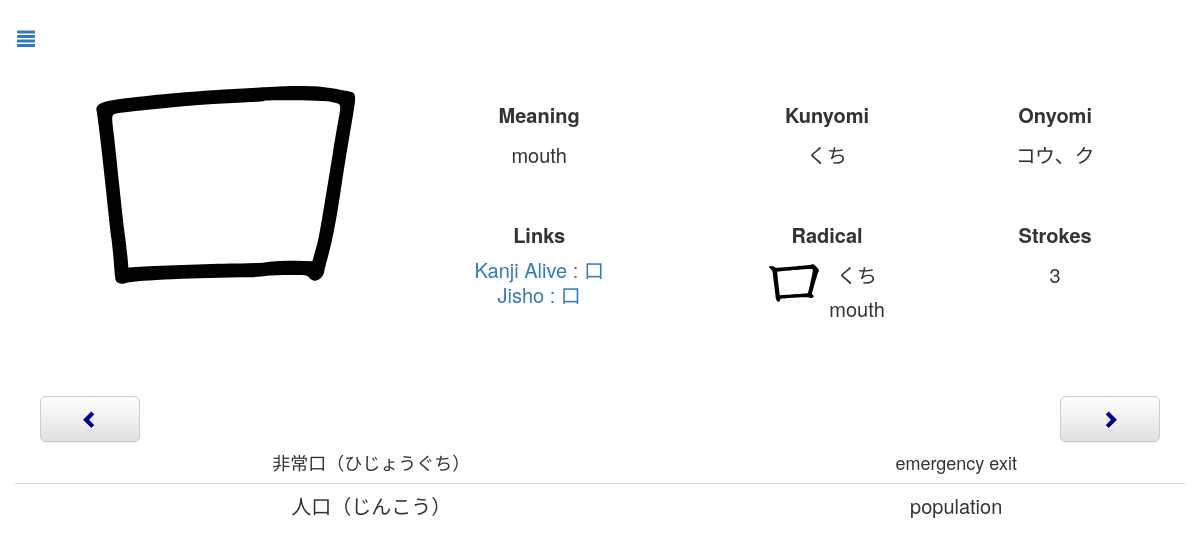
Page /review.php?id=454 on the committed database.
### tables this page shows
CREATE TABLE `Kanji` (
  `name` text NOT NULL,
  `chara` text NOT NULL,
  `meaning` text NOT NULL,
  `kunyomi` text NOT NULL,
  `onyomi` text NOT NULL,
  `linkKanjiAlive` text NOT NULL,
  `day` int(11) NOT NULL,
  `dateNext` timestamp NOT NULL DEFAULT current_timestamp() ON UPDATE current_timestamp(),
  `id` int(11) NOT NULL AUTO_INCREMENT,
  `radicalChar` text NOT NULL,
  `radicalName` text NOT NULL,
  `radicalHiragana` text NOT NULL,
  `radicalMeaning` text NOT NULL,
  `strokes` int(11) NOT NULL,
  `toTestKanji` tinyint(4) NOT NULL DEFAULT 0,
  `toTestMeaning` tinyint(4) NOT NULL DEFAULT 0,
  `testable` tinyint(4) NOT NULL DEFAULT 1,
  PRIMARY KEY (`id`)
);

CREATE TABLE `Vocabulary` (
  `id` int(11) NOT NULL AUTO_INCREMENT,
  `chara` text NOT NULL,
  `meaning` text NOT NULL,
  `day` int(11) NOT NULL DEFAULT 1,
  `dateNext` timestamp NOT NULL DEFAULT current_timestamp() ON UPDATE current_timestamp(),
  `toTestKanji` tinyint(4) NOT NULL DEFAULT 0,
  `toTestMeaning` tinyint(4) NOT NULL DEFAULT 0,
  `testable` tinyint(4) NOT NULL DEFAULT 1,
  `word` tinyint(4) NOT NULL DEFAULT 1,
  PRIMARY KEY (`id`)
);

### Connection.php (called while the page is built, shortened)
<?php
class Connection{
    private static $bdd = null;
    private function __construct(){
        try{
            self::$bdd = new PDO('mysql:host=0.0.0.0;dbname=kanji', 'root', '');
        }
        catch(Exception $e){
            die('Erreur : '.$e->getMessage());
        }
    }
    public static function getBdd(){
        return self::$bdd;
    }
}
?>

### Kanji.php (called while the page is built, shortened)
<?php
class Kanji{
    private $id;
    private $name;
    private $character;
    private $meaning;
    private $kunyomi;
    private $onyomi;
    private $linkKanjiAlive;
    private $dateNext;
    private $radicalName;
    private $radicalHiragana;
    private $radicalMeaning;
    private $strokes;
    private $toTestKanji;
    private $toTestMeaning;
    public function __construct($id, $name, $character, $meaning, $kunyomi, $onyumi, $linkKanjiAlive, $day, $dateNext, $radicalChar, $radicalName, $radicalHiragana, $radicalMeaning, $strokes, $toTestKanji, $toTestMeaning, $testable){
        $this->id=$id;
        $this->name=$name;
        $this->character=$character;
        $this->meaning=$meaning;
        $this->kunyomi=$kunyomi;
        $this->onyomi=$onyumi;
        $this->linkKanjiAlive=$linkKanjiAlive;
        $this->dateNext = $dateNext;
        $this->radicalName=$radicalName;
        $this->radicalHiragana=$radicalHiragana;
        $this->radicalMeaning=$radicalMeaning;
        $this->strokes=$strokes;
        $this->toTestKanji=$toTestKanji;
        $this->toTestMeaning=$toTestMeaning;
    }
    public function calculTime(){
        $time = time();
        $second = strtotime($this->dateNext)-$time;
        if($second>0) {
            $jour = floor($second / (60 * 60 * 24));
            $heure = floor(($second - $jour * 24 * 60 * 60) / (60 * 60));
            $minute = floor(($second - $heure * 60 * 60 - $jour * 24 * 60 * 60) / (60));
            $second = floor($second - $minute * 60 - $heure * 60 * 60 - $jour * 24 * 60 * 60);
        }
        else {
            $jour = ceil($second / (60 * 60 * 24));
            $heure = ceil(($second - $jour * 24 * 60 * 60) / (60 * 60));
            $minute = ceil(($second - $heure * 60 * 60 - $jour * 24 * 60 * 60) / (60));
            $second = ceil($second - $minute * 60 - $heure * 60 * 60 - $jour * 24 * 60 * 60);
        }
    }
    public function getId(){
        return $this->id;
    }
    public function getName(){
        return $this->name;
    }
    public function getCharacter(){
        return $this->character;
    }
    public function getMeaning(){
        return $this->meaning;
    }
    public function getKun(){
        return $this->kunyomi;
    }
    public function getOn(){
        return $this->onyomi;
    }
    public function getLinkKanjiAlive(){
        return $this->linkKanjiAlive;
    }
    public function getDateNext(){
        return $this->dateNext;
    }
    public function getRadicalName(){
        return $this->radicalName;
    }
    public function getRadicalHiragana(){
        return $this->radicalHiragana;
    }
    public function getRadicalMeaning(){
        return $this->radicalMeaning;
    }
    public function getStrokes(){
        return $this->strokes;
    }
    public function getToTestKanji(){
        return $this->toTestKanji;
    }
    public function getToTestMeaning(){
        return $this->toTestMeaning;
    }
}
include_once("Connection.php");
function getAllKanji(){
    $req = Connection::getBdd()->query("SELECT * FROM Kanji ORDER BY dateNext");
    while($data = $req->fetch())
        $array[] = new Kanji($data['id'], $data['name'], $data['chara'], $data['meaning'], $data['kunyomi'], $data['onyomi'], $data['linkKanjiAlive'], $data['day'], $data['dateNext'], $data['radicalChar'], $data['radicalName'], $data['radicalHiragana'], $data['radicalMeaning'], $data['strokes'], $data['toTestKanji'], $data['toTestMeaning'], $data['testable']);
    if(isset($array)) return $array;
}
function getKanji($id){
     $req = Connection::getBdd()->query("SELECT * FROM Kanji WHERE id='".$id."'");
    while($data = $req->fetch())
        return new Kanji($data['id'], $data['name'], $data['chara'], $data['meaning'], $data['kunyomi'], $data['onyomi'], $data['linkKanjiAlive'], $data['day'], $data['dateNext'], $data['radicalChar'], $data['radicalName'], $data['radicalHiragana'], $data['radicalMeaning'], $data['strokes'], $data['toTestKanji'], $data['toTestMeaning'], $data['testable']);
}
function getNextKanjiId($id){
    $allKanji = getAllKanji();
    for($i=0;$i<count($allKanji);$i++){
        if($allKanji[$i]->getId() == $id)
            if($i == count($allKanji)-1)
                return $allKanji[0];
            else
                return $allKanji[$i+1];
    }
}
function getPreviousKanjiId($id){
    $allKanji = getAllKanji();
    for($i=0;$i<count($allKanji);$i++){
        if($allKanji[$i]->getId() == $id)
            if($i == 0)
                return $allKanji[count($allKanji)-1];
            else
                return $allKanji[$i-1];
    }
}
?>

### Word.php (called while the page is built, shortened)
<?php
class Word{
    private $id;
    private $character;
    private $meaning;
    private $dateNext;
    public function __construct($id, $character, $meaning, $day, $dateNext, $toTestKanji, $toTestMeaning, $testable, $word){
        $this->id=$id;
        $this->character=$character;
        $this->meaning=$meaning;
        $this->dateNext=$dateNext;
    }
    public function calculTime(){
        $time = time();
        $second = strtotime($this->dateNext)-$time;
        if($second>0) {
            $jour = floor($second / (60 * 60 * 24));
            $heure = floor(($second - $jour * 24 * 60 * 60) / (60 * 60));
            $minute = floor(($second - $heure * 60 * 60 - $jour * 24 * 60 * 60) / (60));
            $second = floor($second - $minute * 60 - $heure * 60 * 60 - $jour * 24 * 60 * 60);
        }
        else {
            $jour = ceil($second / (60 * 60 * 24));
            $heure = ceil(($second - $jour * 24 * 60 * 60) / (60 * 60));
            $minute = ceil(($second - $heure * 60 * 60 - $jour * 24 * 60 * 60) / (60));
            $second = ceil($second - $minute * 60 - $heure * 60 * 60 - $jour * 24 * 60 * 60);
        }
    }
    public function getId(){
        return $this->id;
    }
    public function getCharacter(){
        return $this->character;
    }
    public function getMeaning(){
        return $this->meaning;
    }
}
include_once("Connection.php");
function getAllWordsW(){
    $req = Connection::getBdd()->query("SELECT * FROM Vocabulary WHERE word=1 ORDER BY dateNext");
    while($data = $req->fetch())
        $array[] = new Word($data['id'], $data['chara'], $data['meaning'], $data['day'], $data['dateNext'], $data['toTestKanji'], $data['toTestMeaning'], $data['testable'], $data['word']);
    if(isset($array)) return $array;
}
?>

### review.php (the view, shortened to what this page needs)
<?php
    include_once("Kanji.php");
    include_once("Word.php");
    if(isset($_GET["id"])){
       $kanji = getKanji($_GET["id"]);
        $nextKanjiId = getNextKanjiId($_GET["id"]);
        $previousKanjiId = getPreviousKanjiId($_GET["id"]);
    }
    else {
        $kanji = getReviewKanji();
        if (!isset($kanji))
            header('Location: index.php');
    }
    $allWords = getAllWordsW();
?>
<body>
    <div id="page" class="page">
        <button onclick="document.location.href='index.php'" class="btn btn-link btn-lg menu"><span class="glyphicon glyphicon-align-justify"></span></button>
        <div>
            <div class="imageSVGTd">
                <img class="imageSVG" src="<?php echo "images/".$kanji->getName().".svg" ?>">
            </div>
            <div class="descriptionTable">
                <table>
                    <tr>
                        <td class="reviewKanji"><span class="description">Meaning</span><br><?php echo $kanji->getMeaning() ?></td>
                        <td class="reviewKanji"><span class="description">Kunyomi</span><br><?php echo $kanji->getKun() ?></td>
                        <td class="reviewKanji"><span class="description">Onyomi</span><br><?php echo $kanji->getOn() ?></td>
                    </tr>
                    <tr>
                        <td class="reviewKanji2"><span class="description">Links</span>
                            <div class="links"><br><?php echo "<a target='_blank' href=".$kanji->getLinkKanjiAlive().">Kanji Alive : ".$kanji->getCharacter()."</a>" ?>
                        </div><?php echo "<a target='_blank' href='http://jisho.org/search/".$kanji->getCharacter()." %23kanji'>Jisho : ".$kanji->getCharacter()."</a>" ?></td>
                        <td class="reviewKanji2"><span class="description">Radical</span><br>
                            <div class="radical">
                            <img class="radicalImage" src="<?php echo "radical/".$kanji->getRadicalName().".svg" ?>">
                                <?php echo $kanji->getRadicalHiragana() ?><br>
                                <?php echo $kanji->getRadicalMeaning() ?>
                            </div>
                        </td>
                        <td class="reviewKanji2"><span class="description">Strokes</span><br><?php echo $kanji->getStrokes() ?></td>
                    </tr>
                </table>
            </div>
        </div>
        <div class="boutons">
            <button id="boutonChevronLeft" <?php echo "onclick=document.location.href='review.php?id=".$previousKanjiId->getId()."'" ?>  onmouseout="changeColorGlyphiconChevronLeft()" onmouseover="changeColorGlyphiconChevronLeft()" type="button" class="boutonLater btn btn-lg btn-default" aria-label="Left Align">
                <span id="glyphiconBoutonLater" class="glyphicon glyphicon-chevron-left glyphiconChevron" aria-hidden="true"></span>
            </button>
            <button id="boutonChevronRight" <?php echo "onclick=document.location.href='review.php?id=".$nextKanjiId->getId()."'" ?> onmouseout="changeColorGlyphiconChevronRight()" onmouseover="changeColorGlyphiconChevronRight()" type="button" class="boutonOk btn btn-default btn-lg" aria-label="Left Align">
                <span id="glyphiconBoutonOk" class="glyphicon glyphicon-chevron-right glyphiconChevron" aria-hidden="true"></span>
            </button>
        </div>
        <table class="table">
<?php
    if(isset($allWords)){
        foreach ($allWords as $word){
            if (strpos($word->getCharacter(), $kanji->getCharacter()) !== false) {?>
            <tr <?php echo "onclick=document.location.href='vocabularyReview.php?id=".$word->getId()."&word=1'" ?> class="listKanji">
                <td><?php echo $word->getCharacter() ?></td>
                <td><?php echo $word->getMeaning() ?></td>
            </tr>
        <?php
            }
        }
    }?>
    </table>
    </div>
</body>
</html>

### css/style.css (style rules this page uses)
body { --color-background: white; --color-background-danger: #bf616a; --color-background-warning: #ebcb8b; --font-color: rgb(51, 51, 51); background-color: var(--color-background) !important; background-color-danger: var(--color-background) !important; }
.page { padding-top: 15px; text-align: center; margin-right: auto; margin-left: auto; color: var(--font-color); }
@media (min-width: 768px) { .page { width: 750px; } }
@media (min-width: 992px) { .page { width: 970px; } }
@media (min-width: 1200px) { .page { width: 1170px; } }
.table > tbody > tr:first-child > td { font-size: 18px; border: none; color: var(--font-color); background-color: var(--color-background) !important; }
.table > tbody > tr > td { color: var(--font-color); }
td { vertical-align: top; text-align: center; }
table { margin-top: 30px; width: 100%; }
.page > table { margin-bottom: 0px; }
.menu { position: absolute; left: 0px; }
.descriptionTable { width: 100%; display: inline-block; }
@media (min-width: 992px) { .descriptionTable { width: 65%; } }
.descriptionTable > table { width: 100%; margin-top: 0px; }
.imageSVGTd { text-align: left; display: inline-block; width: auto; vertical-align: top; }
.imageSVG { padding-top: 0; height: 200px; }
@media (min-width: 764px) { .imageSVG { height: auto; } }
.reviewKanji { padding-top: 0px; line-height: 30px; font-size: 17px; }
@media (min-width: 992px) { .reviewKanji { padding-top: 80px; font-size: 20px; line-height: 40px; } }
.reviewKanji2 { padding-top: 40px; line-height: 30px; font-size: 17px; }
@media (min-width: 992px) { .reviewKanji2 { font-size: 20px; line-height: 40px; } }
.description { vertical-align: top; font-weight: bold; }
.radicalImage { height: 50px; width: 50px; margin-right: 10px; }
.radical { display: flex; padding-top: 3px; line-height: 1.7; justify-content: center; }
.links { line-height: 10px; }
.boutons { display: block; margin-top: 50px; }
.boutonOk { float: right; width: 100px; margin-right: 25px; }
.boutonLater { float: left; width: 100px; margin-left: 25px; }
.glyphiconChevron { color: darkblue; }
.listKanji { cursor: pointer; }
@media (min-width: 992px) { .listKanji { font-size: 20px; } }

### rows in the picture
kanji: name (picture), meaning "mouth", kunyomi "くち", onyomi "コウ、ク", chara "口", radicalName (picture), radicalHiragana "くち", radicalMeaning "mouth", strokes "3"
vocabulary: chara "非常口（ひじょうぐち）", meaning "emergency exit"
vocabulary: chara "人口（じんこう）", meaning "population"
